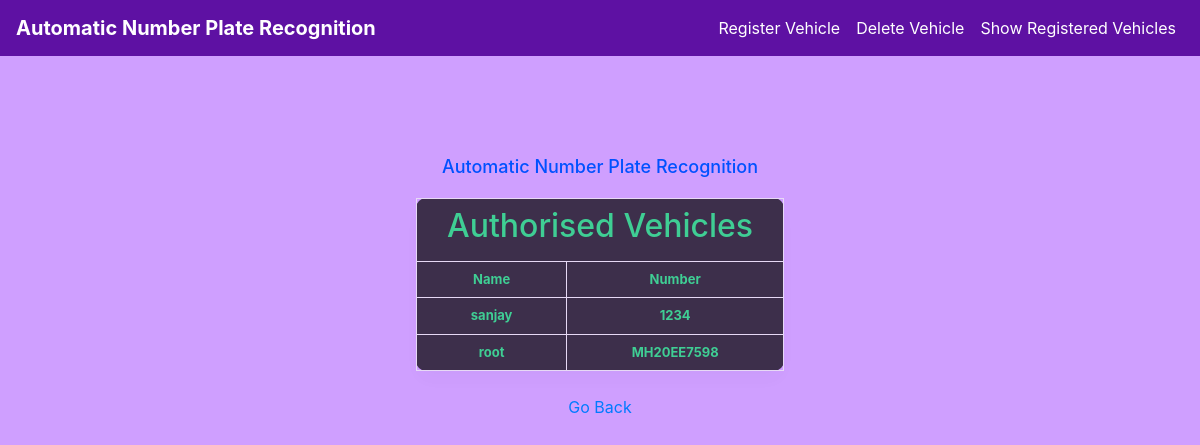
Screenshot of /viewnumbersreg with the database file from the repository.
### myproject/models.py (models this page shows, shortened)
class NumberPlate(db.Model):
    __tablename__ = "number_plate"
    reg_number = db.Column(db.String(64), unique=True, index=True, primary_key=True)
    reg_name = db.Column(db.String(64))

### app.py (the view)
@app.route('/viewnumbersreg', methods=['POST','GET'])
def viewsal():
    if request.method == 'GET':
        strn=""
        conn = sqlite3.connect('myproject/data.sqlite')
        conn.row_factory = sqlite3.Row
        cur = conn.cursor()
        cur.execute("select * from number_plate")
        rows = cur.fetchall()
        lst=[]
        for records in rows:
            strn="Name: "+records[1]+" -> Number: "+records[0]
            lst.append(strn)
            strn=""
        lst = '\n'.join(lst)
        print(lst)
        conn.close()
        return render_template("registered.html",rows = rows)

### myproject/templates/registered.html (shortened to what this page needs)
<!DOCTYPE html>
<html>
    <head>
        <link rel="stylesheet" href="https://maxcdn.bootstrapcdn.com/bootstrap/4.5.2/css/bootstrap.min.css">
  <link rel="stylesheet" href="https://cdnjs.cloudflare.com/ajax/libs/font-awesome/4.7.0/css/font-awesome.min.css">
     </head>
<body  style="background-color: #CF9FFF;">
    <div class="main_div">
        <div class="navbar navbar-expand-md">
         <a href="http://127.0.0.1:5000/" class="navbar-brand font-weight-bold text-white text-center">Automatic Number Plate Recognition</a>
          <div class="collapse navbar-collapse text-center" id="collapsenavbar">
             <ul class="navbar-nav ml-auto">
                 <li class="nav-item">
                     <a href="http://127.0.0.1:5000/register" class="nav-link text-white">Register Vehicle</a></li>
                 <li class="nav-item">
                     <a href="http://127.0.0.1:5000/deleterow" class="nav-link text-white">Delete Vehicle</a></li>
                 <li class="nav-item">
                     <a href="http://127.0.0.1:5000/viewnumbersreg" class="nav-link text-white">Show Registered Vehicles</a></li>
                  </ul>
           </div>
        </div>
        <center><h1 style="margin-top: 100px;color: rgb(0, 81, 255);">Automatic Number Plate Recognition</h1><center></center>
    <center><table>
        <tr>
           <td colspan="2"><center><h2>Authorised Vehicles</h2></center></td>
        </tr>
        <tr>
            <td  align="center">Name</td>
            <td  align="center">Number</td>
        </tr>
        {% for row in rows %}
        <tr>
            <td  align="center">{{row["reg_name"]}}</td>
            <td  align="center">{{row["reg_number"]}}</td>
        </tr>
        {% endfor %}
     </table>
    </center>
<br>
<center><a href="http://localhost:5000">Go Back</a></center>
</body>
</html>

### myproject/templates/registered.html (style rules this page uses)
* { margin:0; padding:0; box-sizing:border-box; }
.navbar { width:100%; white-space:nowrap; background-color: #5E11A3; }
.main_div { width:100%; height:100vh; }
h1 { font-size:18px; color:#000; text-align:center; margin-top:-20px; margin-bottom:20px; }
table { border-collapse:collapse; background-color:black; box-shadow:0 10px 20px 0 rgba(0,0,0,0.03); border-radius: 10px; border-collapse:collapse; table-layout:fixed; opacity:0.7; color:#F7CC1A; font-weight:bold; margin:auto; }
th,td { border:1px solid #f2f2f2; padding:8px 30px; text-align:center; opacity:0.9; color:#04FB73 ; }
td { font-size:13px; }

### rows the page displays
NumberPlate: reg_name "sanjay", reg_number "1234"
NumberPlate: reg_name "root", reg_number "MH20EE7598"
